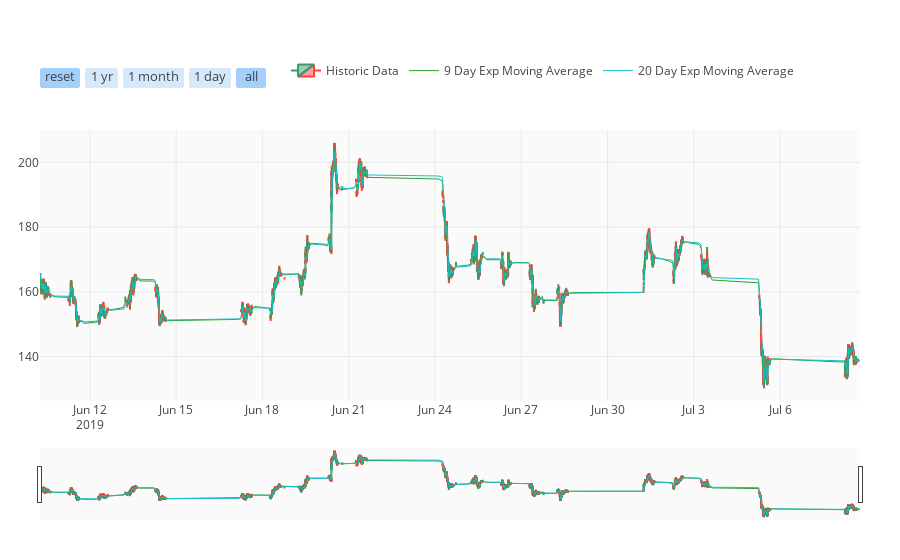

The code cell stored with this chart in its notebook:
### Code cell
iplot(fig, filename='charts/dgaz_test2', validate=False)

### Figure 1 — Plotly figure (JSON) as saved in the notebook; plotly's stock layout.template omitted (floating-point values rounded to 4 significant figures; data arrays with more than 128 entries replaced by an {"elided": "..."} marker saying what was removed)
{"data": [{"close": {"elided": "7171 float values"}, "decreasing": {"line": {"color": "r"}}, "high": {"elided": "7171 float values"}, "increasing": {"line": {"color": "g"}}, "low": {"elided": "7171 float values"}, "name": "Historic Data", "open": {"elided": "7171 float values"}, "type": "candlestick", "x": {"elided": "7171 str values"}, "yaxis": "y2"}, {"line": {"width": 1}, "marker": {"color": "#2ca02c"}, "mode": "lines", "name": "9 Day Exp Moving Average", "type": "scatter", "x": {"elided": "7171 str values"}, "y": {"elided": "7171 float values"}, "yaxis": "y2"}, {"line": {"width": 1}, "marker": {"color": "#17becf"}, "mode": "lines", "name": "20 Day Exp Moving Average", "type": "scatter", "x": {"elided": "7171 str values"}, "y": {"elided": "7171 float values"}, "yaxis": "y2"}], "layout": {"legend": {"orientation": "h", "x": 0.3, "y": 0.9, "yanchor": "bottom"}, "margin": {"b": 40, "l": 40, "r": 40, "t": 40}, "plot_bgcolor": "rgb(250, 250, 250)", "xaxis": {"rangeselector": {"bgcolor": "rgba(150, 200, 250, 0.4)", "buttons": [{"count": 1, "label": "reset", "step": "all"}, {"count": 1, "label": "1 yr", "step": "year", "stepmode": "backward"}, {"count": 3, "label": "1 month", "step": "month", "stepmode": "backward"}, {"count": 1, "label": "1 day", "step": "day", "stepmode": "backward"}, {"step": "all"}], "font": {"size": 13}, "visibe": true, "x": 0, "y": 0.9}}, "yaxis": {"domain": [0, 0.2], "showticklabels": false}, "yaxis2": {"domain": [0.2, 0.8]}}}
